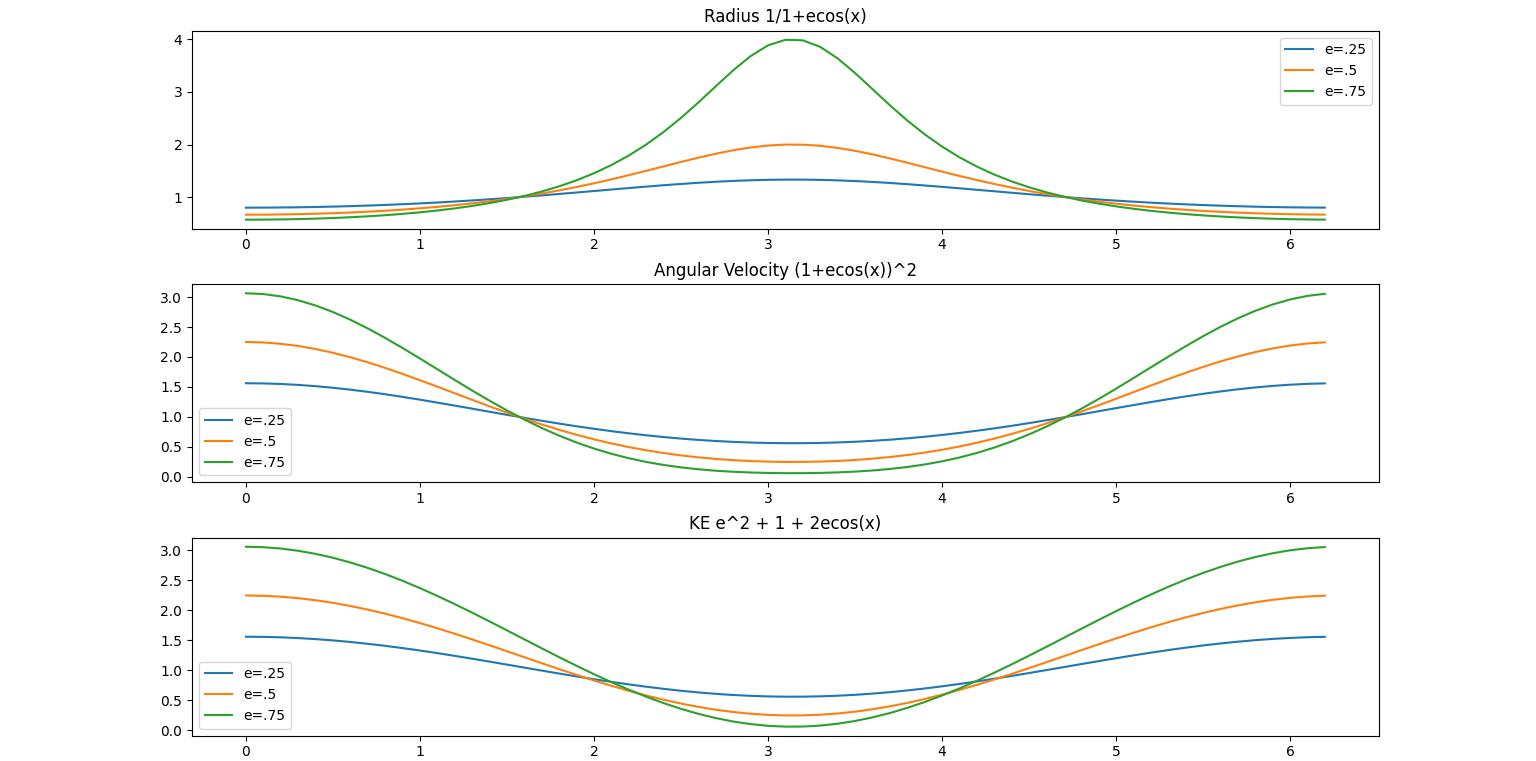

Here is the Python script that generated this plot:
import matplotlib.pyplot as plt
import numpy as np

e = 0.25

def r(x):
    return 1/(1+e*np.cos(x))

def w(x):
    return (1+e*np.cos(x))*(1+e*np.cos(x))

def K(x):
    return e*e + 1 + 2*e*np.cos(x)

x1 = list(np.arange(0, 2*np.pi, .1))
r1 = list(map(r, x1))
w1 = list(map(w, x1))
k1 = list(map(K, x1))

e=.5
r2 = list(map(r, x1))
w2 = list(map(w, x1))
k2 = list(map(K, x1))

e=.75
r3 = list(map(r, x1))
w3 = list(map(w, x1))
k3 = list(map(K, x1))

fig, (ax1, ax2, ax3) = plt.subplots(3, 1)

ax1.plot(x1,r1, label = 'e=.25')
ax1.plot(x1,r2, label = 'e=.5')
ax1.plot(x1,r3, label = 'e=.75')
ax1.legend()
ax1.set_title("Radius 1/1+ecos(x)")

ax2.plot(x1,w1, label = 'e=.25')
ax2.plot(x1,w2, label = 'e=.5')
ax2.plot(x1,w3, label = 'e=.75')
ax2.legend()
ax2.set_title("Angular Velocity (1+ecos(x))^2")

ax3.plot(x1,k1, label = 'e=.25')
ax3.plot(x1,k2, label = 'e=.5')
ax3.plot(x1,k3, label = 'e=.75')
ax3.legend()
ax3.set_title("KE e^2 + 1 + 2ecos(x)")

plt.show()

# Now lets see if we can plot the actual ellipse
def r_x(x):
    return r(x)*np.cos(x)

def r_y(x):
    return r(x)*np.sin(x)

e = .25
rx1 = list(map(r_x,x1))
ry1 = list(map(r_y,x1))

e = .5
rx2 = list(map(r_x,x1))
ry2 = list(map(r_y,x1))

e = .75
rx3 = list(map(r_x,x1))
ry3 = list(map(r_y,x1))

fig, ax = plt.subplots()
ax.plot(rx1, ry1, label='e=.25')
ax.plot(rx2, ry2, label='e=.5')
ax.plot(rx3, ry3, label='e=.75')
ax.legend()
ax.grid(1)
ax.set_title('Orbits')
plt.show()
